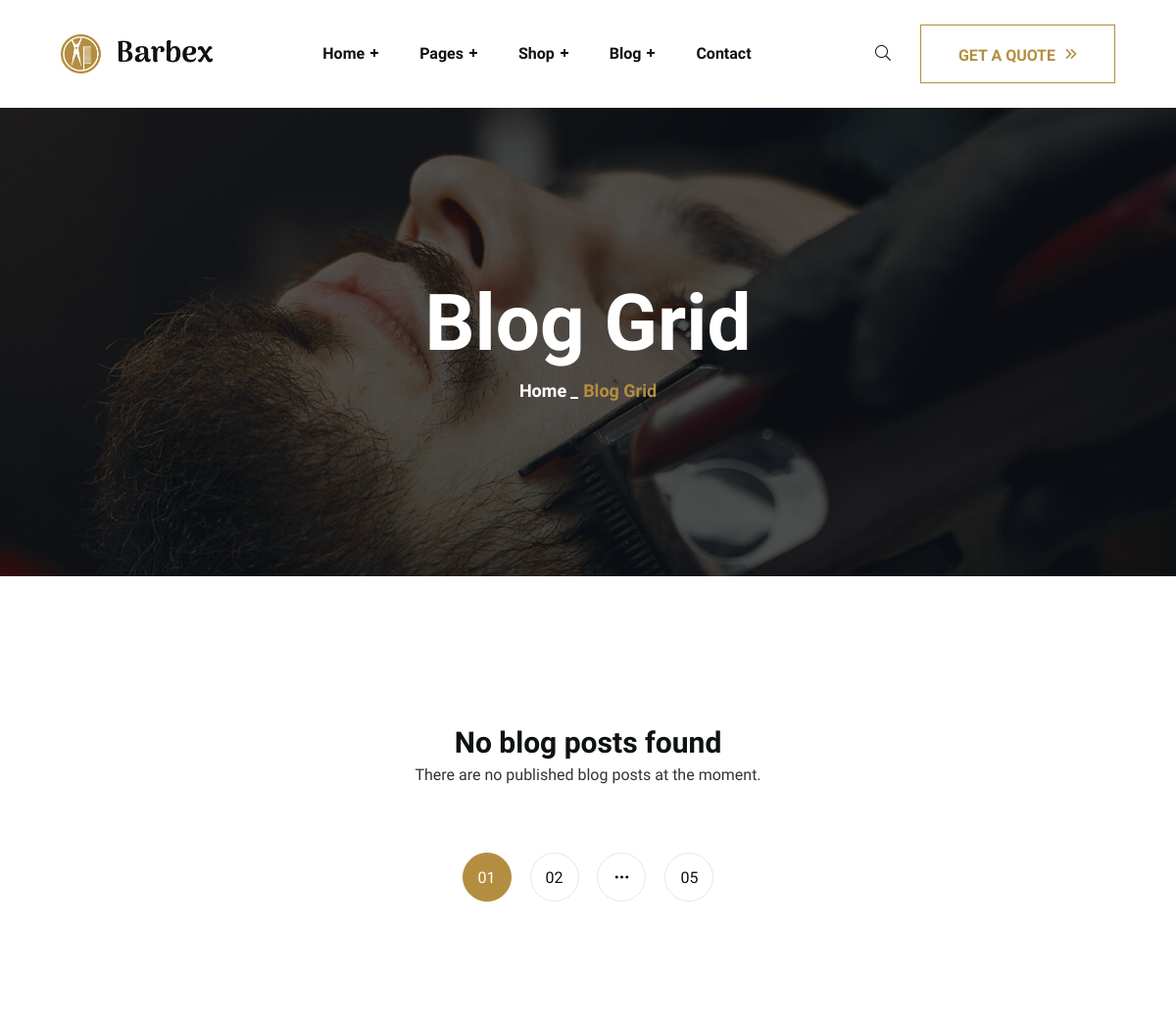
Page /barbex/blog-grid.php (upper part) on the earlier database version.
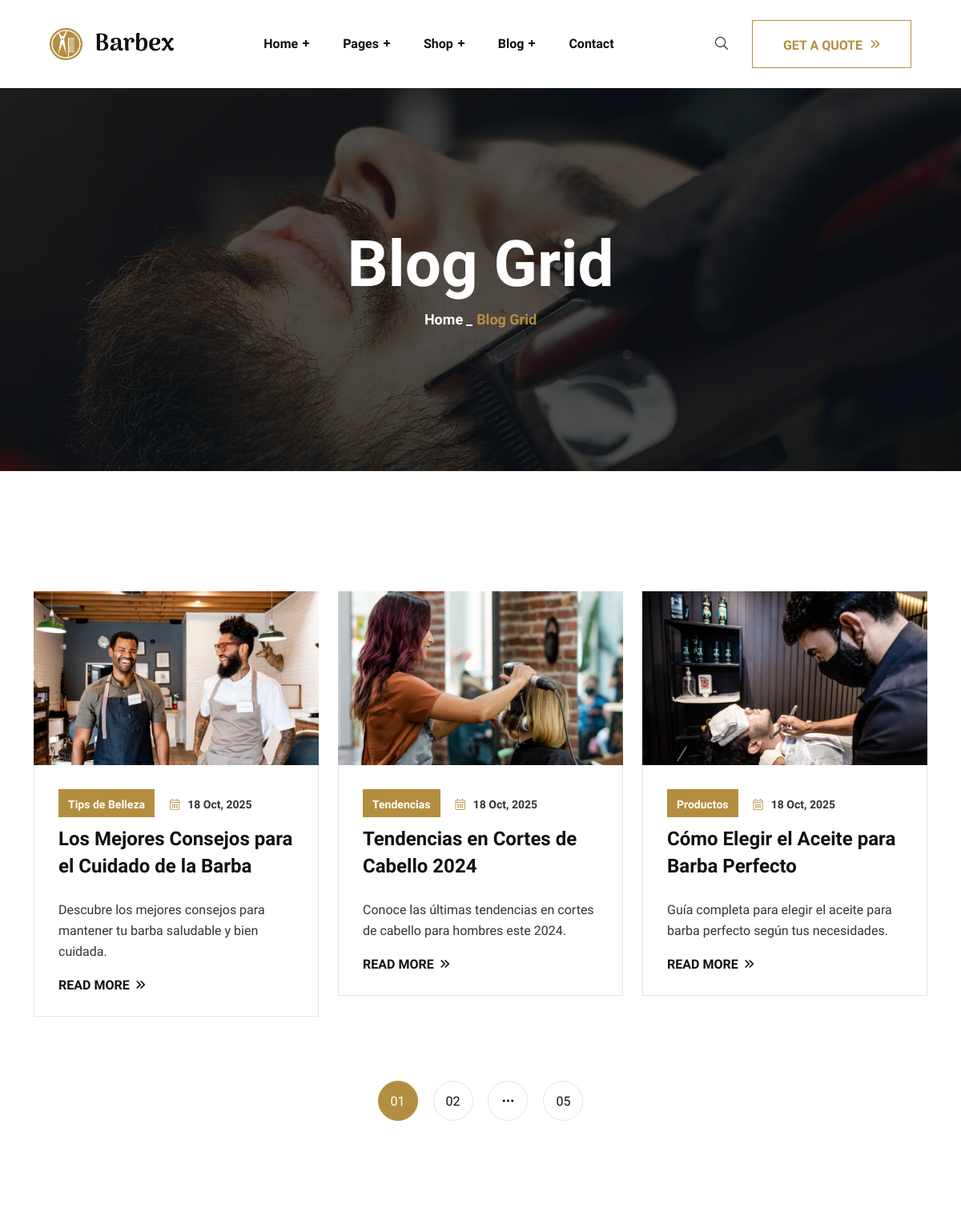
Same page on the later database version.
### tables this page shows
CREATE TABLE blog_posts (
    id INT PRIMARY KEY AUTO_INCREMENT,
    title VARCHAR(255) NOT NULL,
    slug VARCHAR(255) UNIQUE NOT NULL,
    content TEXT NOT NULL,
    excerpt TEXT,
    featured_image VARCHAR(255),
    author_id INT,
    category VARCHAR(100),
    tags VARCHAR(255),
    status ENUM('draft', 'published', 'archived') DEFAULT 'draft',
    published_at TIMESTAMP NULL,
    created_at TIMESTAMP DEFAULT CURRENT_TIMESTAMP,
    updated_at TIMESTAMP DEFAULT CURRENT_TIMESTAMP ON UPDATE CURRENT_TIMESTAMP,
    FOREIGN KEY (author_id) REFERENCES users(id) ON DELETE SET NULL
);

### barbex/blog-grid.php (the view, shortened to what the changed rows need)
<?php
$database = new Database();
$db = $database->getConnection();
try {
    $query = "SELECT bp.*, u.name as author_name
              FROM blog_posts bp
              LEFT JOIN users u ON bp.author_id = u.id
              WHERE bp.status = 'published'
              ORDER BY bp.created_at DESC";
    $stmt = $db->query($query);
    $blog_posts = $stmt->fetchAll(PDO::FETCH_ASSOC);
} catch (Exception $e) {
    $blog_posts = [];
    error_log('Blog grid error: ' . $e->getMessage());
}
?>
<!DOCTYPE html>
<html lang="en">
<head>
	<link rel="stylesheet" href="assets/css/bootstrap.min.css">
	<link rel="stylesheet" href="assets/css/all.css">
	<link rel="stylesheet" href="assets/css/animate.css">
	<link rel="stylesheet" href="assets/css/swiper-bundle.min.css">
	<link rel="stylesheet" href="assets/css/magnific-popup.css">
	<link rel="stylesheet" href="assets/css/meanmenu.min.css">
	<link rel="stylesheet" href="assets/sass/style.css">
</head>
<body>
    <div class="page__banner" data-background="assets/img/bg/page.jpg">
        <div class="container">
            <div class="row">
                <div class="col-xl-12">
                    <div class="page__banner-title">
                        <h1>Blog Grid</h1>
                    </div>
                </div>
            </div>
        </div>
    </div>
	<div class="blog__area section-padding">
		<div class="container">
			<div class="row">
				<?php if (!empty($blog_posts)): ?>
					<?php foreach ($blog_posts as $index => $post): ?>
					<div class="col-xl-4 <?php echo ($index < 3) ? 'mb-30' : ''; ?>">
						<div class="blog__area-item">
							<div class="blog__area-item-image">
								<a href="blog-details.php?id=<?php echo $post['id']; ?>">
									<?php if (!empty($post['featured_image'])): ?>
										<img src="<?php echo htmlspecialchars($post['featured_image']); ?>" alt="<?php echo htmlspecialchars($post['title']); ?>">
									<?php else: ?>
										<img src="assets/img/blog/blog-<?php echo (($index % 12) + 1); ?>.jpg" alt="<?php echo htmlspecialchars($post['title']); ?>">
									<?php endif; ?>
								</a>
							</div>
							<div class="blog__area-item-content">
								<div class="blog__area-item-content-meta">
									<ul>
										<li><a href="#"><span><?php echo htmlspecialchars($post['category'] ?? 'General'); ?></span></a></li>
										<li><a href="#"><i class="fal fa-calendar-alt"></i><?php echo date('d M, Y', strtotime($post['created_at'])); ?></a></li>
									</ul>
								</div>
								<h4><a href="blog-details.php?id=<?php echo $post['id']; ?>"><?php echo htmlspecialchars($post['title']); ?></a></h4>
								<?php if (!empty($post['excerpt'])): ?>
									<p><?php echo htmlspecialchars(substr($post['excerpt'], 0, 100)) . (strlen($post['excerpt']) > 100 ? '...' : ''); ?></p>
								<?php endif; ?>
								<a href="blog-details.php?id=<?php echo $post['id']; ?>" class="simple-btn">Read More<i class="far fa-angle-double-right"></i></a>
							</div>
						</div>
					</div>
					<?php endforeach; ?>
				<?php else: ?>
					<div class="col-12">
						<div class="text-center">
							<h3>No blog posts found</h3>
							<p>There are no published blog posts at the moment.</p>
						</div>
					</div>
				<?php endif; ?>
			</div>
		</div>
	</div>
</body>
</html>

Differences in the rows shown:
added blog_posts: featured_image (picture), category "Tips de Belleza", created_at "18 Oct, 2025", title "Los Mejores Consejos para el Cuidado de la Barba", excerpt "Descubre los mejores consejos para mantener tu barba saludable y bien cuidada."
added blog_posts: featured_image (picture), category "Tendencias", created_at "18 Oct, 2025", title "Tendencias en Cortes de Cabello 2024", excerpt "Conoce las últimas tendencias en cortes de cabello para hombres este 2024."
added blog_posts: featured_image (picture), category "Productos", created_at "18 Oct, 2025", title "Cómo Elegir el Aceite para Barba Perfecto", excerpt "Guía completa para elegir el aceite para barba perfecto según tus necesidades."
Other differences:
text no longer shown: "No blog posts found There are no published blog posts at the moment."
